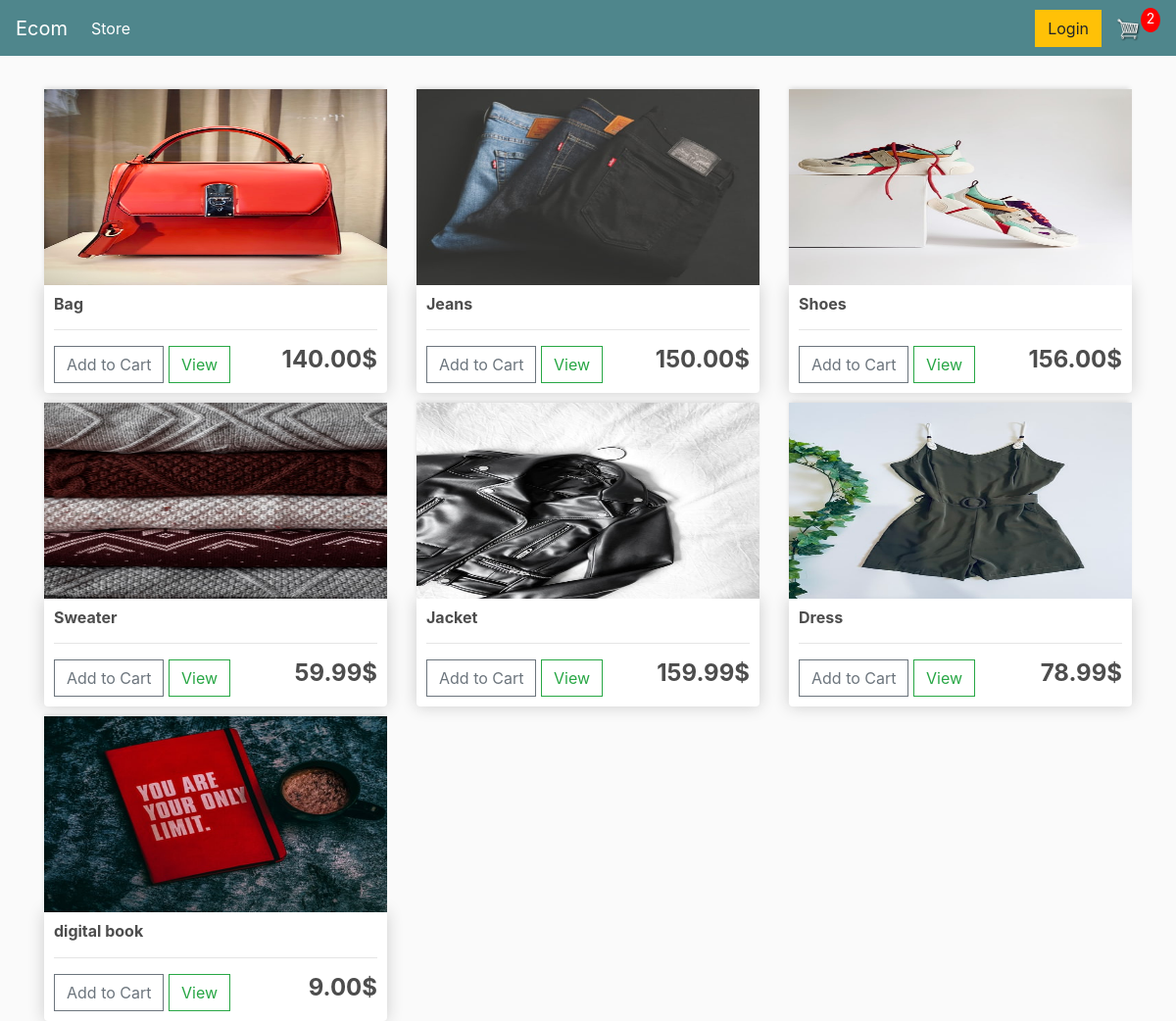
The app's page / (signed in) with its own data.
### store/models.py (models this page shows, shortened)
class Product(models.Model):
    name=models.CharField(max_length=100)
    price=models.FloatField()
    digital=models.BooleanField(default=False,blank=True )
    image=models.ImageField(null=True,blank=True )
    @property
    def imageURL(self):
        try:
            url=self.image.url
        except:
            url=''
        return url

### store/views.py (the view, shortened to what this page needs)
# urls.py: path('',include('store.urls')),
def store(request):
    products=Product.objects.all()
    if request.user.is_authenticated:
        customer = request.user.customer
        order, created = Order.objects.get_or_create(customer=customer, complete=False)
        items = order.orderitem_set.all()
        cart_items=order.get_cart_item
    context={
        'products':products,
        'cart_items':cart_items,
    }
    return render(request,'store/store.html',context)

### store/models.py (called while the page is built)
    @property
    def get_cart_item(self):
        orderitems=self.orderitem_set.all()
        total=sum([item.quantity for item in orderitems ])
        return total

### templates/store/store.html
{% extends 'store/main.html' %}
{% load static %}
{% block content %}
<div class="row">
    {% for product in products %}
    <div class="col-lg-4">
        <img class="thumbnail" src="{{product.imageURL}} ">
        <div class="box-element product">
                <h6><strong>{{product.name}}</strong></h6>
				<hr>
				<button data-product={{product.id}} data-action= "add"  class="btn btn-outline-secondary add-btn update-cart">Add to Cart</button>
				<a class="btn btn-outline-success" href="#">View</a>
				<h4 style="display: inline-block; float: right"><strong>{{product.price|floatformat:2}}$</strong></h4>
        </div>
    </div>
    {% endfor%}
</div>
{% endblock %}

### static/css/main.css (style rules this page uses)
body { background-color: hsl(0, 0%, 98%); }
h1,h2,h3,h4,h5,h6 { color:hsl(0, 0%, 30%); }
.box-element { box-shadow:hsl(0, 0%, 80%) 0 0 16px; background-color: #fff; border-radius: 4px; padding: 10px; }
.thumbnail { width: 100%; height: 200px; -webkit-box-shadow: -1px -3px 5px -2px rgba(214,214,214,1); -moz-box-shadow: -1px -3px 5px -2px rgba(214,214,214,1); box-shadow: -1px -3px 5px -2px rgba(214,214,214,1); }
.product { border-radius: 0 0 4px 4px; }
.col-lg-4, .col-lg-6, .col-lg-8, .col-lg-12 { margin-top: 10px; }
.btn { border-radius: 0; }

### records on screen
Product: imageURL (picture), name "Bag", price "140.00"
Product: imageURL (picture), name "Jeans", price "150.00"
Product: imageURL (picture), name "Shoes", price "156.00"
Product: imageURL (picture), name "Sweater", price "59.99"
Product: imageURL (picture), name "Jacket", price "159.99"
Product: imageURL (picture), name "Dress", price "78.99"
Product: imageURL (picture), name "digital book", price "9.00"

### other values on screen
{{ cart_items }} "2"
